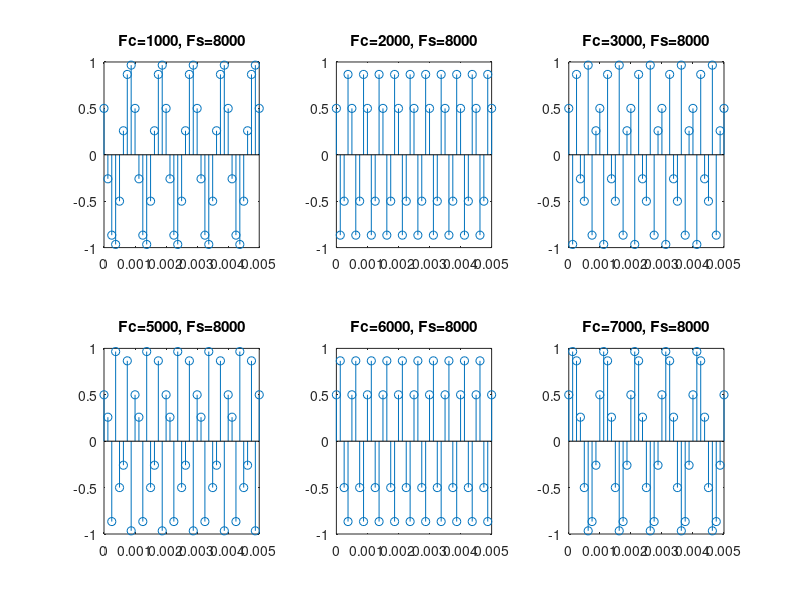

The MATLAB source for this figure:
function Q3_1
Fs=8000;
Fc1=1000;
Fc2=2000;
Fc3=3000;
Fc4=5000;
Fc5=6000;
Fc6=7000;
t=0.005;

T = 1/Fs; % Sample period
t_n = [0:T:t]; % Time vector with samples spaced T seconds appart
theta = pi/3; % Phase of the sinusoid
c_n1 = cos(2*pi*Fc1*t_n + theta); % Construct the sinusoid
c_n2 = cos(2*pi*Fc2*t_n + theta); % Construct the sinusoid
c_n3 = cos(2*pi*Fc3*t_n + theta); % Construct the sinusoid
c_n4 = cos(2*pi*Fc4*t_n + theta); % Construct the sinusoid
c_n5 = cos(2*pi*Fc5*t_n + theta); % Construct the sinusoid
c_n6 = cos(2*pi*Fc6*t_n + theta); % Construct the sinusoid

subplot(2,3,1),stem(t_n,c_n1); % Plot the sinusoid
title(['Fc=',num2str(Fc1),', Fs=',num2str(Fs)]);
subplot(2,3,2),stem(t_n,c_n2); % Plot the sinusoid
title(['Fc=',num2str(Fc2),', Fs=',num2str(Fs)]);
subplot(2,3,3),stem(t_n,c_n3); % Plot the sinusoid
title(['Fc=',num2str(Fc3),', Fs=',num2str(Fs)]);
subplot(2,3,4),stem(t_n,c_n4); % Plot the sinusoid
title(['Fc=',num2str(Fc4),', Fs=',num2str(Fs)]);
subplot(2,3,5),stem(t_n,c_n5); % Plot the sinusoid
title(['Fc=',num2str(Fc5),', Fs=',num2str(Fs)]);
subplot(2,3,6),stem(t_n,c_n6); % Plot the sinusoid
title(['Fc=',num2str(Fc6),', Fs=',num2str(Fs)]);

end